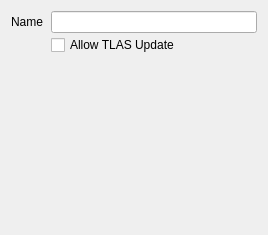
<?xml version="1.0" encoding="UTF-8"?>
<ui version="4.0">
 <class>AccelerationStructureProperties</class>
 <widget class="QWidget" name="AccelerationStructureProperties">
  <property name="geometry">
   <rect>
    <x>0</x>
    <y>0</y>
    <width>268</width>
    <height>235</height>
   </rect>
  </property>
  <layout class="QHBoxLayout" name="horizontalLayout">
   <item>
    <layout class="QFormLayout" name="formLayout">
     <property name="labelAlignment">
      <set>Qt::AlignRight|Qt::AlignTrailing|Qt::AlignVCenter</set>
     </property>
     <property name="horizontalSpacing">
      <number>8</number>
     </property>
     <property name="verticalSpacing">
      <number>2</number>
     </property>
     <property name="leftMargin">
      <number>0</number>
     </property>
     <property name="topMargin">
      <number>0</number>
     </property>
     <property name="rightMargin">
      <number>0</number>
     </property>
     <property name="bottomMargin">
      <number>0</number>
     </property>
     <item row="0" column="0">
      <widget class="QLabel" name="labelName">
       <property name="text">
        <string>Name</string>
       </property>
      </widget>
     </item>
     <item row="0" column="1">
      <widget class="QLineEdit" name="name"/>
     </item>
     <item row="1" column="1">
      <widget class="QCheckBox" name="allowTlasUpdate">
       <property name="text">
        <string>Allow TLAS Update</string>
       </property>
       <property name="toolTip">
        <string>Direct3D: allow compatible instance changes to update the TLAS. Disabled uses rebuilds.</string>
       </property>
      </widget>
     </item>
    </layout>
   </item>
  </layout>
 </widget>
 <resources/>
 <connections/>
</ui>
